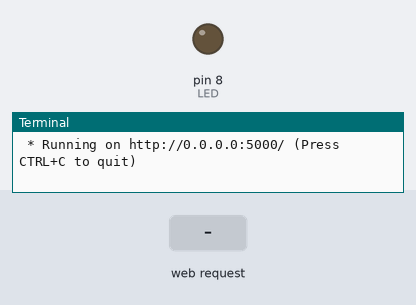
A program run on a simulated Raspberry Pi (header pin numbers). Parts: output pins drawn as LEDs (lit = HIGH), the last lines printed to the terminal. The test bench sets the inputs (shaded band). Databases and web services accept everything at once and return nothing; the clock reads 2024-03-15 10:24:30 at power-on unless the program sets it.

Above: at 1.2 s.
1.3 s: HTTP request for /led/on received
At 2.0 s:
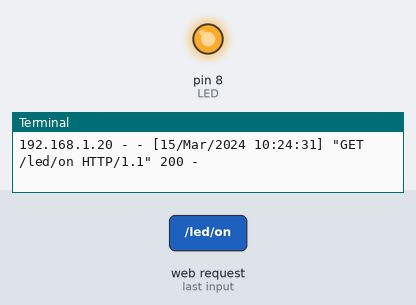
4.3 s: HTTP request for /led/off received
At 5.5 s:
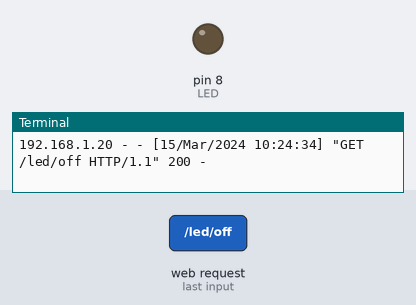
Timing chart, 0 to 7.3 s (numbered marks = the images above; inputs shaded):
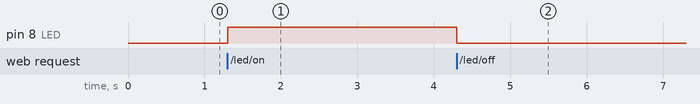

Measured:
- after the input at 1.3 s, pin 8 (LED): LOW → HIGH at once
- after the input at 4.3 s, pin 8 (LED): HIGH → LOW at once

The program:

index.py
```python
from flask import Flask, render_template
import RPi.GPIO as GPIO
import json
import db_model

app = Flask(__name__)
LED = 8
GPIO.setwarnings(False)
GPIO.setmode(GPIO.BOARD)
GPIO.setup(LED, GPIO.OUT, initial=GPIO.LOW)

status = { GPIO.HIGH: 'ON', GPIO.LOW: 'OFF' }

@app.route('/')
def index():
    return render_template('index.html')

@app.route('/led/on')
def led_on():
    GPIO.output(LED, GPIO.HIGH)
    db_model.add_status(status[GPIO.HIGH])
    return json.dumps({'status': GPIO.HIGH})

@app.route('/led/off')
def led_off():
    GPIO.output(LED, GPIO.LOW)
    db_model.add_status(status[GPIO.LOW])
    return json.dumps({'status': GPIO.LOW})

if __name__ == '__main__':
    app.run(host='0.0.0.0')
```

db_model.py
```python
import pymysql

conn = pymysql.connect(host='localhost', user='somonox', password='hohomerryx-mas', db='study_1')
cur = conn.cursor()

def add_status(status):
    cur.execute("insert into LED(status) values('{0}')".format(status))
    conn.commit()
```
